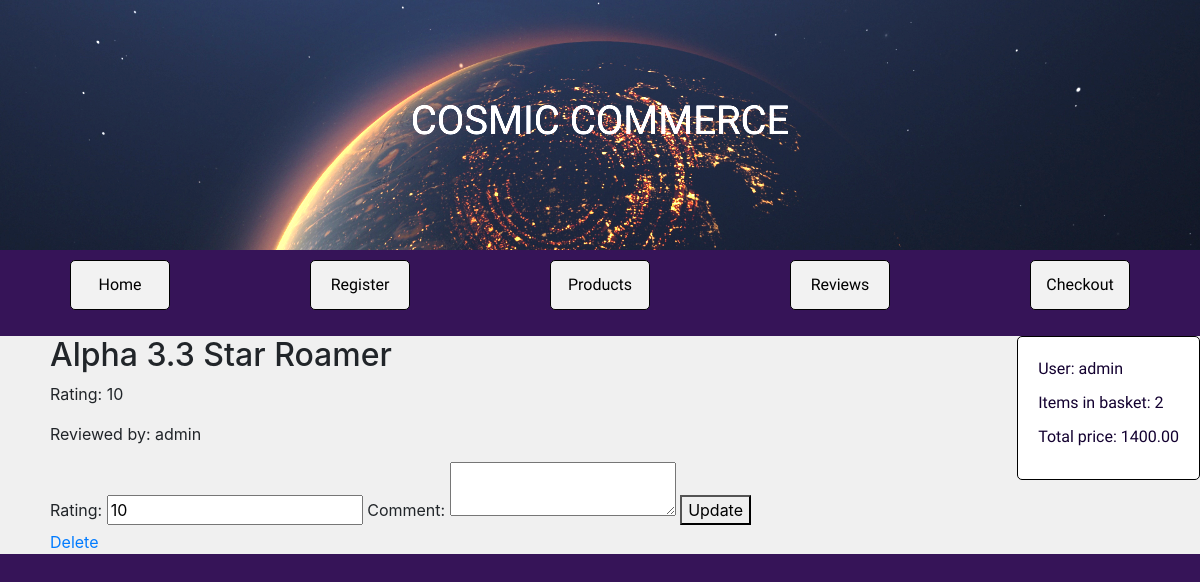
Page /edit_review/1/ (signed in) on the committed database.
### catalog/models.py (models this page shows, shortened)
class Basket(models.Model):
    user = models.OneToOneField(User, on_delete=models.CASCADE)
    items = models.ManyToManyField(Product, through='BasketItem')
    def total_cost(self):
        return sum(item.total_price() for item in self.basketitem_set.all())

class BasketItem(models.Model):
    product = models.ForeignKey(Product, on_delete=models.CASCADE)
    basket = models.ForeignKey(Basket, on_delete=models.CASCADE)
    quantity = models.PositiveIntegerField(default=1)
    def total_price(self):
        return self.product.price * self.quantity

class Product(models.Model):
    image = models.ImageField(upload_to='products/')
    title = models.CharField(max_length=200, default='Default Title')
    description = models.TextField()
    price = models.DecimalField(max_digits=6, decimal_places=2)
    category = models.ForeignKey(Category, null=True, blank=True, on_delete=models.CASCADE)
    featured = models.BooleanField(default=False)

class Review(models.Model):
    product = models.ForeignKey(Product, on_delete=models.CASCADE)
    user = models.ForeignKey(User, on_delete=models.CASCADE)
    content = models.TextField()
    rating = models.IntegerField()
    comment = models.TextField(default='')

### catalog/views.py (the view)
# urls.py: path('edit_review/<int:review_id>/', views.edit_review, name='edit_review'),
def edit_review(request, review_id):
    review = get_object_or_404(Review, id=review_id)
    if request.method == 'POST':
        if request.user == review.user:
            review.rating = request.POST['rating']
            review.comment = request.POST['comment']
            review.save()
        return redirect('reviews')
    else:
        if request.user != review.user:
            return redirect('reviews')
        return render(request, 'catalog/edit_review.html', {'review': review})

### catalog/context_processors.py (called while the page is built)
def basket(request):
    if request.user.is_authenticated:
        basket, created = Basket.objects.get_or_create(user=request.user)
        return {'basket': basket}
    else:
        return {}

### catalog/templates/catalog/edit_review.html (shortened to what this page needs)
{% extends 'catalog/base.html' %}
{% block content %}
<div class="edit-review-form">
    <h2>{{ review.product.title }}</h2>
    <p>Rating: {{ review.rating }}</p>
    <p>Reviewed by: {{ review.user.username }}</p>
    {% if user.is_authenticated and user == review.user %}
        <form method="post">
            <label for="rating">Rating:</label>
            <input id="rating" type="number" name="rating" value="{{ review.rating }}" required>
            <label for="comment">Comment:</label>
            <textarea id="comment" name="comment" required>{{ review.comment }}</textarea>
            <button type="submit">Update</button>
        </form>
        <a href="{% url 'delete_review' review.id %}">Delete</a>
    {% else %}
        <p>Comment: {{ review.comment }}</p>
    {% endif %}
</div>
{% endblock %}

### catalog/templates/catalog/base.html (shortened to what this page needs)
{% load static %}
<!DOCTYPE html>
<html>
<head>
    <link rel="stylesheet" href="https://stackpath.bootstrapcdn.com/bootstrap/4.5.2/css/bootstrap.min.css">
    <link rel="stylesheet" type="text/css" href="{% static 'catalog/css/style.css' %}">
</head>
<body>
    <header class="site-header">
        <h1>COSMIC COMMERCE</h1>
    </header>
    <section class="site-nav">
        <nav>
            <ul>
                <li><a href="{% url 'index' %}">Home</a></li>
                <li><a href="{% url 'register' %}">Register</a></li>
                <li><a href="{% url 'products' %}">Products</a></li>
                <li><a href="{% url 'reviews' %}">Reviews</a></li>
                <li><a href="{% url 'checkout' %}">Checkout</a></li>
            </ul>
        </nav>
    </section>
    <div class="basket-info">
        {% if basket %}
            <p>User: {{ request.user.username }}</p>
            <p>Items in basket: {{ basket.basketitem_set.count }}</p>
            <p>Total price: {{ basket.total_cost }}</p>
        {% else %}
            <p>No items in basket</p>
        {% endif %}
    </div>
    {% block content %}
    {% endblock %}
</body>
</html>

### catalog/static/catalog/css/style.css (style rules this page uses)
body { background-color: rgb(54, 20, 88); }
.site-header { background-image: url(../images/planet-image.jpeg); background-size: cover; background-repeat: no-repeat; height: 250px; font-family: "Luckiest Guy", cursive; font-weight: 400; font-style: normal; font-size: 50px; color: white; text-align: center; display: flex; align-items: center; justify-content: center; transition: filter 2s ease-in-out; }
.site-nav ul { list-style: none; display: flex; justify-content: space-around; padding: 0; font-family: 'Luckiest Guy', cursive; }
.site-nav li { background-color: #f2f2f2; border: 1px solid #000; padding: 10px 20px; margin: 10px; border-radius: 5px; transition: background-color 0.3s ease; width: 100px; height: 50px; display: flex; justify-content: center; align-items: center; }
.site-nav a { text-decoration: none; color: #000; }
.basket-info { position: fixed; right: 0; background-color: white; padding: 20px; border: 1px solid #000; border-radius: 5px; font-family: 'Luckiest Guy', cursive; color: rgb(19, 1, 48); }
.basket-info p { margin: 0 0 10px; }
.edit-review-form { padding-left: 50px; background-color: #f0f0f0; }

### rows in the picture
Basket: basketitem_set.count "2", total_cost "1400.00"
Review: product "Alpha 3.3 Star Roamer", rating "10", user.username "admin"

### other values in the picture
{{ request.user.username }} "admin"
